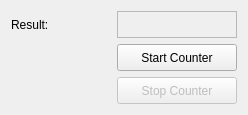
        <widget class="QWidget" name="page_3">
         <layout class="QHBoxLayout" name="horizontalLayout_4">
          <item>
           <layout class="QFormLayout" name="formLayout_2">
            <item row="0" column="0">
             <widget class="QLabel" name="label_27">
              <property name="sizePolicy">
               <sizepolicy hsizetype="Fixed" vsizetype="Fixed">
                <horstretch>0</horstretch>
                <verstretch>0</verstretch>
               </sizepolicy>
              </property>
              <property name="minimumSize">
               <size>
                <width>100</width>
                <height>27</height>
               </size>
              </property>
              <property name="font">
               <font>
                <weight>50</weight>
                <bold>false</bold>
               </font>
              </property>
              <property name="text">
               <string>Result:</string>
              </property>
             </widget>
            </item>
            <item row="1" column="1">
             <widget class="QPushButton" name="Bstart_counter">
              <property name="sizePolicy">
               <sizepolicy hsizetype="Fixed" vsizetype="Fixed">
                <horstretch>0</horstretch>
                <verstretch>0</verstretch>
               </sizepolicy>
              </property>
              <property name="minimumSize">
               <size>
                <width>120</width>
                <height>27</height>
               </size>
              </property>
              <property name="text">
               <string>Start Counter</string>
              </property>
              <property name="checkable">
               <bool>true</bool>
              </property>
             </widget>
            </item>
            <item row="2" column="1">
             <widget class="QPushButton" name="Bstop_counter">
              <property name="enabled">
               <bool>false</bool>
              </property>
              <property name="sizePolicy">
               <sizepolicy hsizetype="Fixed" vsizetype="Fixed">
                <horstretch>0</horstretch>
                <verstretch>0</verstretch>
               </sizepolicy>
              </property>
              <property name="minimumSize">
               <size>
                <width>120</width>
                <height>27</height>
               </size>
              </property>
              <property name="text">
               <string>Stop Counter</string>
              </property>
             </widget>
            </item>
            <item row="0" column="1">
             <widget class="QLabel" name="counter_result">
              <property name="sizePolicy">
               <sizepolicy hsizetype="Fixed" vsizetype="Fixed">
                <horstretch>0</horstretch>
                <verstretch>0</verstretch>
               </sizepolicy>
              </property>
              <property name="minimumSize">
               <size>
                <width>120</width>
                <height>27</height>
               </size>
              </property>
              <property name="frameShape">
               <enum>QFrame::StyledPanel</enum>
              </property>
              <property name="frameShadow">
               <enum>QFrame::Sunken</enum>
              </property>
              <property name="text">
               <string/>
              </property>
             </widget>
            </item>
           </layout>
          </item>
         </layout>
        </widget>
